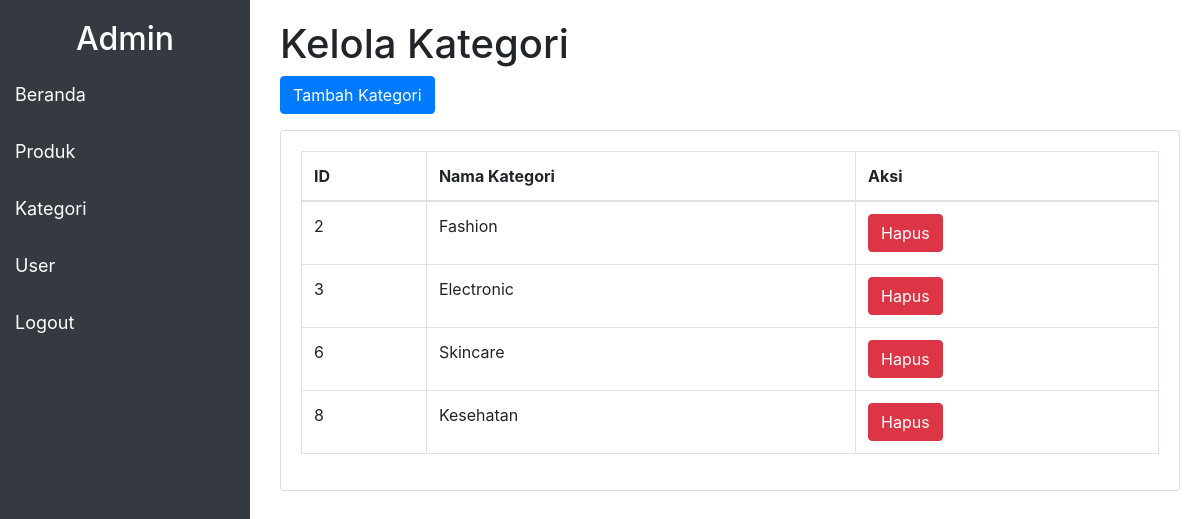
The page /kategori.php (signed in) on the database its author committed.
### tables this page shows
CREATE TABLE `categories` (
  `id` int(11) NOT NULL,
  `kategori` varchar(100) NOT NULL
);

### kategori.php (the view, shortened to what this page needs)
<?php
include("config.php");
$result = mysqli_query($conn, "SELECT * FROM categories");
?>
<!DOCTYPE html>
<html lang="en">
<head>
    <link rel="stylesheet" href="https://stackpath.bootstrapcdn.com/bootstrap/4.5.2/css/bootstrap.min.css">
</head>
<body>
    <div class="sidebar">
        <h2 class="text-white text-center">Admin</h2>
        <a href="admin.php">Beranda</a>
        <a href="produk.php">Produk</a>
        <a href="kategori.php">Kategori</a>
        <a href="users.php">User</a>
        <a href="logout.php">Logout</a>
    </div>
    <div class="main">
        <h1>Kelola Kategori</h1>
        <button class="btn btn-primary mb-3" data-toggle="modal" data-target="#tambahKategoriModal">Tambah Kategori</button>
        <div class="card">
            <div class="card-body">
                <table class="table table-bordered">
                    <thead>
                        <tr>
                            <th>ID</th>
                            <th>Nama Kategori</th>
                            <th>Aksi</th>
                        </tr>
                    </thead>
                    <tbody>
                        <?php while ($row = mysqli_fetch_assoc($result)): ?>
                        <tr>
                            <td><?php echo $row['id']; ?></td>
                            <td><?php echo $row['kategori']; ?></td>
                            <td>
                                <a href="hapus_kategori.php?id=<?php echo $row['id']; ?>" class="btn btn-danger" onclick="return confirm('Apakah Anda yakin ingin menghapus kategori ini?')">Hapus</a>
                            </td>
                        </tr>
                        <?php endwhile; ?>
                    </tbody>
                </table>
            </div>
        </div>
    </div>
</body>
</html>

### kategori.php (style rules this page uses)
.sidebar { height: 100%; width: 250px; position: fixed; top: 0; left: 0; background-color: #343a40; padding-top: 20px; }
.sidebar a { padding: 15px; text-decoration: none; font-size: 18px; color: white; display: block; }
.main { margin-left: 260px; padding: 20px; }

### rows shown on the page
categories: id "2", kategori "Fashion"
categories: id "3", kategori "Electronic"
categories: id "6", kategori "Skincare"
categories: id "8", kategori "Kesehatan"
